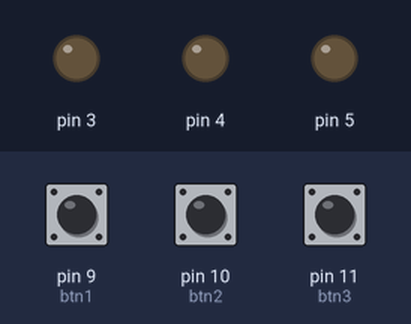
Bench run of a sketch on a simulated Arduino Uno, built with avr-gcc and run on an emulated ATmega328P. Parts: output pins drawn as LEDs (lit = HIGH). Dashed ring = blinking. The inputs (shaded band) are chosen by the test bench; at power-on: pin 10 (btn2) HIGH, pin 11 (btn3) HIGH, pin 9 (btn1) HIGH.

Above: at 1.2 s.
1.3 s: pin 10 (btn2) pulled LOW for 0.15 s
At 1.42 s:
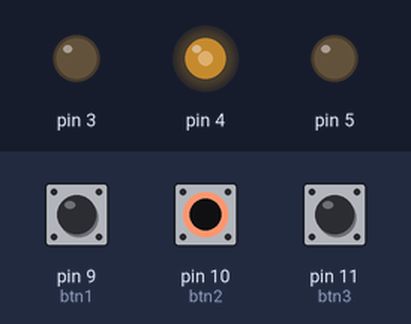
2.9 s: pin 11 (btn3) pulled LOW for 3.2 s
At 6.75 s:
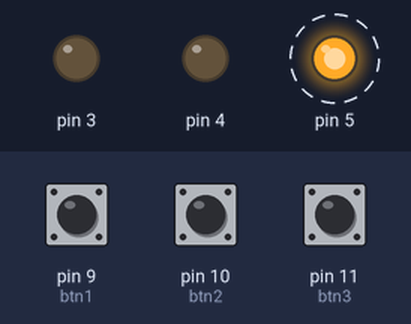
9.1 s: pin 9 (btn1) pulled LOW for 0.15 s
At 9.17 s:
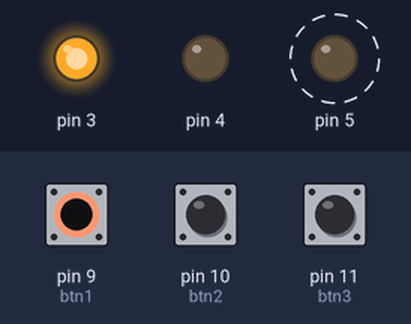
12.1 s: pin 9 (btn1) pulled LOW for 1 s
At 13.75 s:
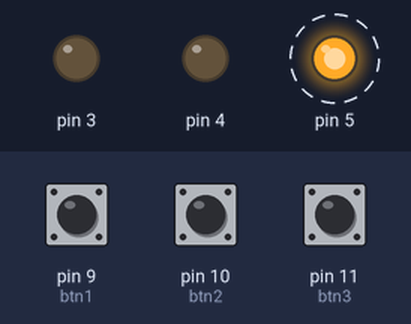
15.1 s: pin 10 (btn2) pulled LOW for 1 s
At 15.75 s:
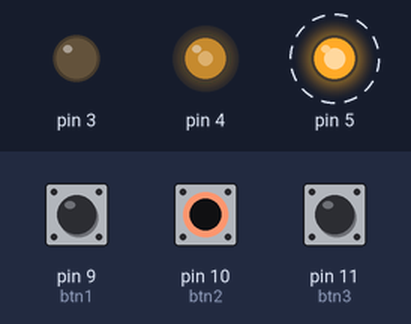
18.1 s: pin 10 (btn2) pulled LOW for 3.2 s
At 21.75 s:
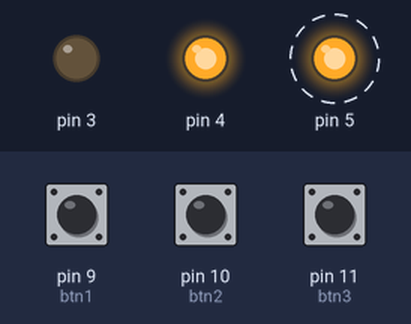
Timing chart, 0 to 25.0 s (numbered marks = the images above; inputs shaded):
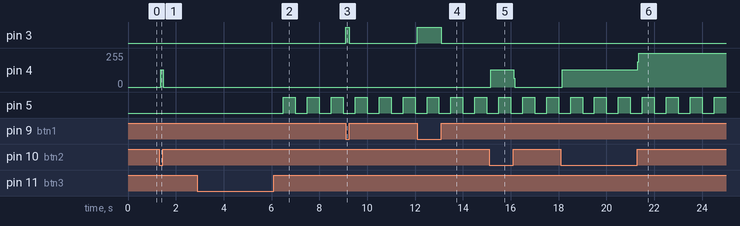

Measured:
- after the input at 1.3 s, pin 4: 0/255 → 129/255 after 0.06 s, → 0/255 0.12 s later
- after the input at 2.9 s, pin 5: alternates HIGH for 0.50 s and LOW for 0.50 s, starting after 3.6 s
- after the input at 9.1 s, pin 3: LOW → HIGH at once, → LOW 0.15 s later
- after the input at 12.1 s, pin 3: LOW → HIGH at once, → LOW 1.0 s later
- after the input at 15.1 s, pin 4: 0/255 → 129/255 after 0.06 s, → 0/255 0.96 s later
- after the input at 18.1 s, pin 4: 0/255 → 129/255 after 0.06 s, → 255/255 3.2 s later

The sketch:

app.ino
```cpp
#include <SimpleTimer.h>
#include "Led.h"
#include "Button.h"

SimpleTimer timer;

Led led1(3);
Led led2(4);
Led led3(5);

Button btn1(9);
Button btn2(10);
Button btn3(11);

bool blinkPlay = false; // 블링크 중인지 여부. 디폴트는 중지
int blinkTimer = -1;    // 블링크용 타이머 ID

void led2OnOff(){
    led2.toggle();
}

void led3Blink(){
    led3.toggle();
}

void led3BlinkControl(){
    blinkPlay =! blinkPlay; // 상태반전
    if(!blinkPlay){
        led3.off();
    }
    timer.toggle(blinkTimer);
}

void setup(){
    Serial.begin(9600);
    btn2.setCallback(led2OnOff);
    btn3.setCallback(led3BlinkControl);
    blinkTimer = timer.setInterval(500, led3Blink);
    timer.disable(blinkTimer);
}

void loop(){
    timer.run();
    led1.set(btn1.read());
    btn2.check();
    btn3.check();
}
```

Button.cpp
```cpp
#include "Button.h"

Button::Button(int pin) : pin(pin){
    pinMode(pin, INPUT_PULLUP);
    state_previous = true;  // 디폴트 상태가 HIGH
    callback = NULL;
}

int Button::read(){
    return !digitalRead(pin);   // 소프트웨어에서는 풀다운인 것처럼 운영하기 때문에 !붙임
}

void Button::setCallback(void(*callback)()){
    this->callback = callback;
}

int Button::check(){
    state_current = digitalRead(pin);
    if(!state_current){
        if(state_previous == true){
            state_previous == false;
            // 버튼을 누른 시점에서 해야 할 작업
            // timer.setInterval(100,work);
            if(callback != NULL){
            callback();
            }
        }
        delay(5);
    } else{state_previous = true;}
}
```

Button.h
```cpp
#pragma once
#include <Arduino.h>

class Button{
protected:
    int pin;
    bool state_previous;
    bool state_current;
    void(*callback)();

public:
    Button(int pin);
    int read();
    void setCallback(void(*callback)());
    int check();
};
```

Led.cpp
```cpp
#include "Led.h"

Led::Led(int pin) : pin(pin){
    pinMode(pin,OUTPUT);
}

void Led::on(){
    digitalWrite(pin, HIGH);
}

void Led::off(){
    digitalWrite(pin,LOW);
}
void Led::toggle(){  // 현재상태 반전
    int state = digitalRead(pin);
    digitalWrite(pin, !state);
}

void Led::set(int value){
    digitalWrite(pin,value);
}
```

Led.h
```cpp
#pragma once

#include <Arduino.h>

class Led{
protected:
    int pin;

public:
    Led(int pin);
    void on();
    void off();
    void toggle();  // 현재상태 반전
    void set(int value);
};
```
